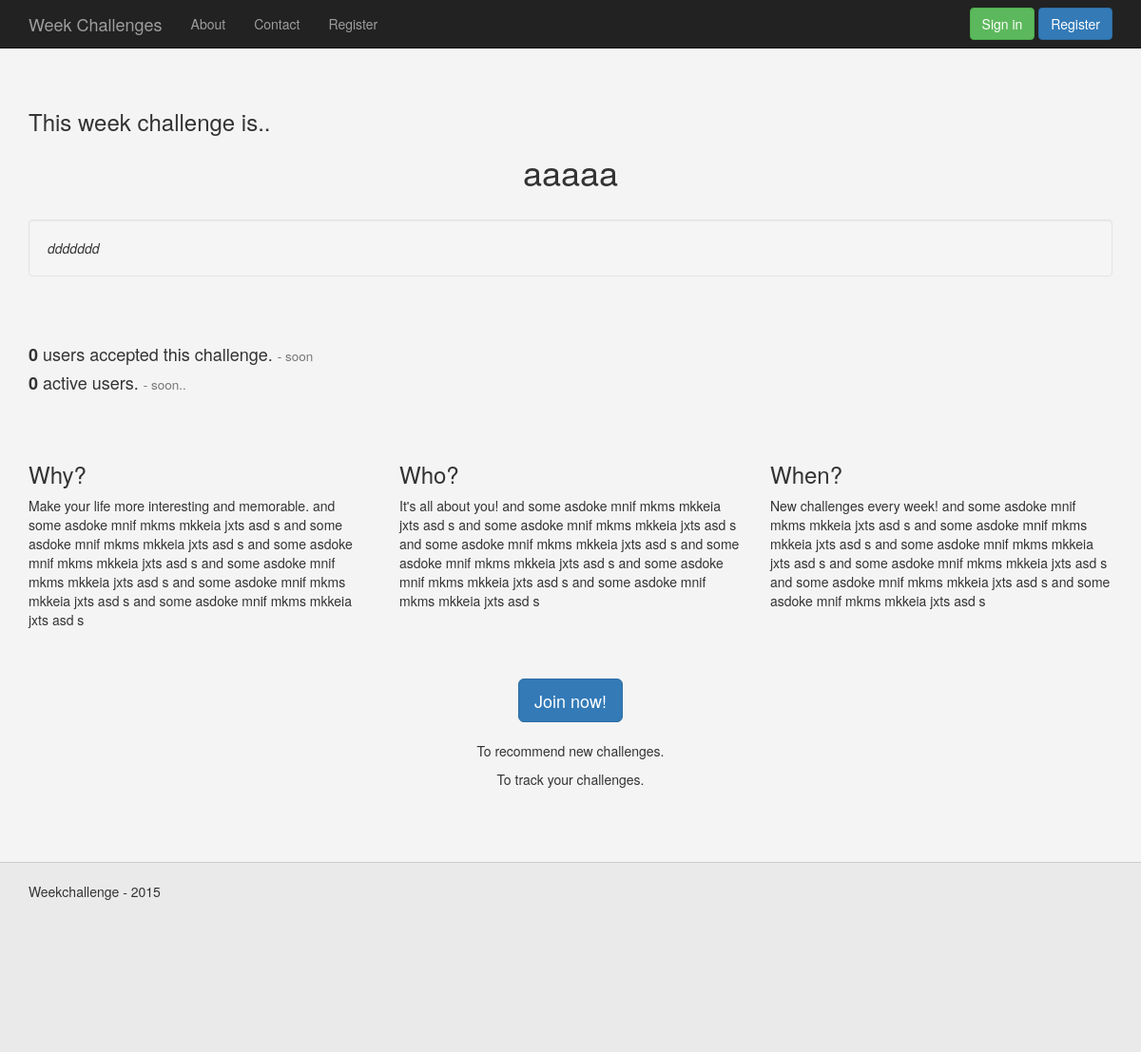
The page / on the database its author committed.
### WeekChallenge/models.py (models this page shows, shortened)
class Challenge(models.Model):
    title = models.CharField(max_length=150)
    description = models.CharField(max_length=5000)
    user_id = models.IntegerField(default=0)
    username = models.CharField(max_length=75)
    state = models.IntegerField(default=0)
    accept_count = models.IntegerField(default=0)
    date = models.DateTimeField('date added')

### WeekChallenge/views.py (the view)
# urls.py: url(r'^$', views.index, name='index'),
def index(request):
    select_challenge = Challenge.objects.filter(state=2)[:1]
    context = {'select_challenge': select_challenge}
    return render(request, 'WeekChallenge/index.html', context)

### WeekChallenge/templates/WeekChallenge/index.html (shortened to what this page needs)
<!DOCTYPE HTML>
<html>
<head>
    {% load staticfiles %}
    <link rel="stylesheet" type="text/css" href="{% static 'WeekChallenge/bootstrap/css/bootstrap.min.css' %}">
    <link rel="stylesheet" type="text/css" href="{% static 'WeekChallenge/css/style.css' %}">
</head>
<body>
    {% include "WeekChallenge/base/navigation_bar.html" %}
    <div class="wrap">
        <div class="container">
            {% for c in select_challenge %}
                <div class="row">
                    <div class="col-md-12">
                        <h3>This week challenge is..</h3>
                        <center>
                            <h1>{{ c.title }}</h1>
                        </center>
                        <br>
                        <i>
                            <div class="well">
                                {{ c.description }}
                            </div>
                        </i>
                    </div>
                </div>
                <div class="row">
                    <div class="col-md-9">
                        <h4><b>{{ c.accept_count }}</b> users accepted this challenge. <small> - soon</small></h4>
                        <h4><b>0</b> active users. <small> - soon..</small></h4>
                    </div>
                    <div class="col-md-3">
                    </div>
                </div>
            {% endfor %}
            <div class="row">
                <div class="col-md-4">
                        <h3>Why?</h3>
                        <p>Make your life more interesting and memorable. and some asdoke mnif mkms mkkeia jxts asd s
                            and some asdoke mnif mkms mkkeia jxts asd s and some asdoke mnif mkms mkkeia jxts asd s
                            and some asdoke mnif mkms mkkeia jxts asd s and some asdoke mnif mkms mkkeia jxts asd s
                            and some asdoke mnif mkms mkkeia jxts asd s
                        </p>
                </div>
                <div class="col-md-4">
                       <h3>Who?</h3>
                        <p>It's all about you! and some asdoke mnif mkms mkkeia jxts asd s
                            and some asdoke mnif mkms mkkeia jxts asd s and some asdoke mnif mkms mkkeia jxts asd s
                            and some asdoke mnif mkms mkkeia jxts asd s and some asdoke mnif mkms mkkeia jxts asd s
                            and some asdoke mnif mkms mkkeia jxts asd s </p>
                </div>
                <div class="col-md-4">
                        <h3>When?</h3>
                        <p>New challenges every week! and some asdoke mnif mkms mkkeia jxts asd s
                            and some asdoke mnif mkms mkkeia jxts asd s and some asdoke mnif mkms mkkeia jxts asd s
                            and some asdoke mnif mkms mkkeia jxts asd s and some asdoke mnif mkms mkkeia jxts asd s
                            and some asdoke mnif mkms mkkeia jxts asd s </p>
                </div>
            </div>
            {% if user.is_authenticated %}
            {% else %}
                <div class="row">
                    <div class="col-md-12">
                        <center>
                            <a href="/register" class="btn btn-primary btn-lg">Join now!</a>
                            <br><br>
                            <p>To recommend new challenges.</p>
                            <p>To track your challenges.</p>
                        </center>
                    </div>
                </div>
            {% endif %}
        </div>
    </div>
    {% include "WeekChallenge/base/foot.html" %}
</body>
</html>

### WeekChallenge/static/WeekChallenge/css/style.css (style rules this page uses)
html { position: relative; min-height: 100%; }
body { background-color: #f4f4f4; margin-bottom: 240px; }
[class*="col-"] { padding-top: 15px; padding-bottom: 15px; margin-bottom: 1%; }
.wrap { margin-top: 80px; }

### rows shown on the page
Challenge: title "aaaaa", description "ddddddd", accept_count "0"
